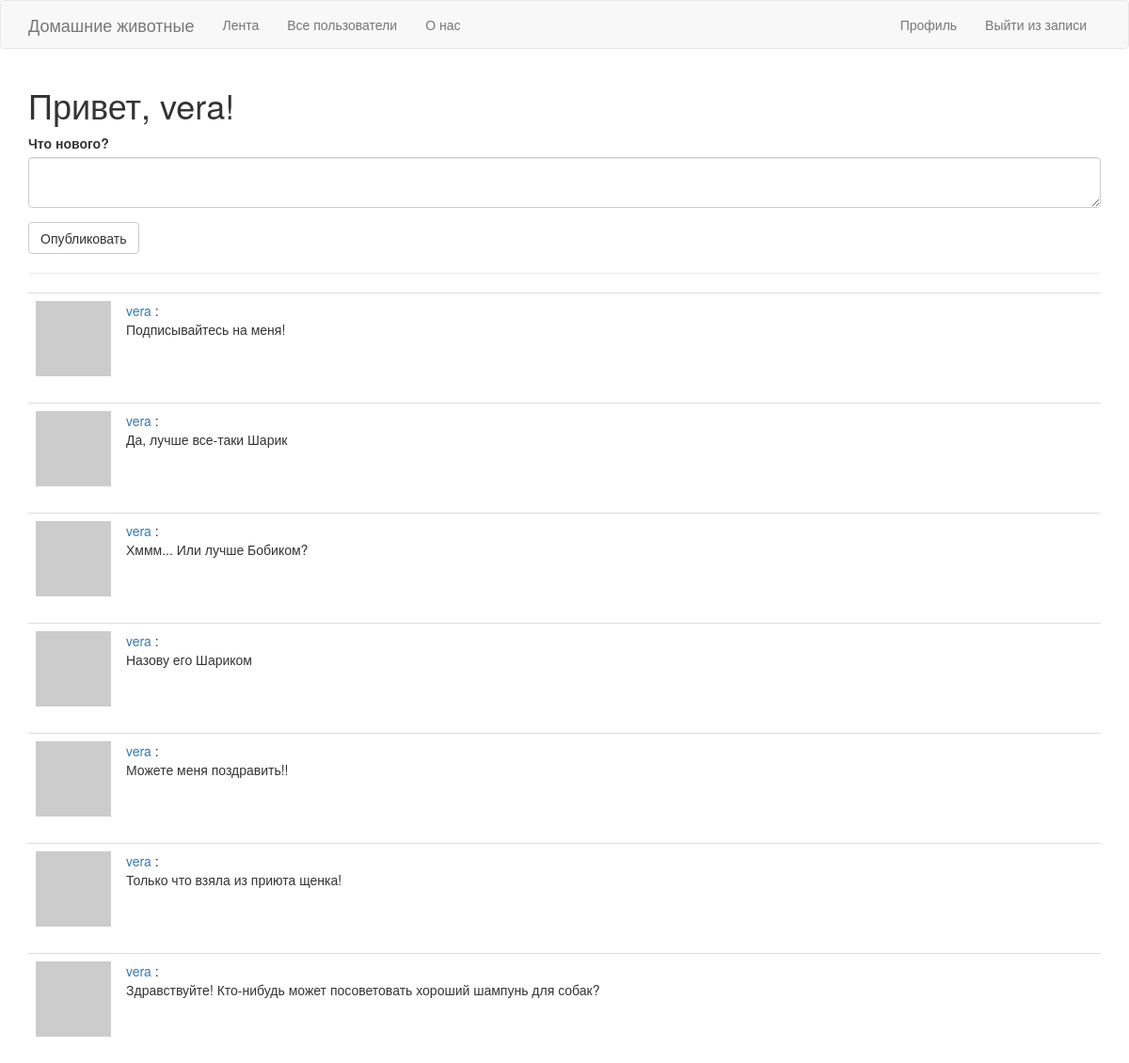
The page /index (signed in) on the database its author committed.
### app/models.py (models this page shows, shortened)
class User(UserMixin, db.Model):
    id = db.Column(db.Integer, primary_key=True)
    username = db.Column(db.String(64), index=True, unique=True)
    email = db.Column(db.String(120), index=True, unique=True)
    password_hash = db.Column(db.String(128))
    posts = db.relationship('Post', backref='author', lazy='dynamic')
    about_me = db.Column(db.String(140))
    last_seen = db.Column(db.DateTime, default=datetime.utcnow)
    followed = db.relationship(
        'User', secondary=followers,
        primaryjoin=(followers.c.follower_id == id),
        secondaryjoin=(followers.c.followed_id == id),
        backref=db.backref('followers', lazy='dynamic'), lazy='dynamic')
    def avatar(self, size):
        digest = md5(self.email.lower().encode('utf-8')).hexdigest()
        return 'https://www.gravatar.com/avatar/{}?d=identicon&s={}'.format(
            digest, size)
    def followed_posts(self):
        followed = Post.query.join(
            followers, (followers.c.followed_id == Post.user_id)).filter(
                followers.c.follower_id == self.id)
        own = Post.query.filter_by(user_id=self.id)
        return followed.union(own).order_by(Post.timestamp.desc())

class Post(db.Model):
    id = db.Column(db.Integer, primary_key=True)
    body = db.Column(db.String(140))
    timestamp = db.Column(db.DateTime, index=True, default=datetime.utcnow)
    user_id = db.Column(db.Integer, db.ForeignKey('user.id'))

### app/routes.py (the view)
@app.route('/', methods=['GET', 'POST'])
@app.route('/index', methods=['GET', 'POST'])
@login_required
def index():
    form = PostForm()
    if form.validate_on_submit():
        post = Post(body=form.post.data, author=current_user)
        db.session.add(post)
        db.session.commit()
        flash('Опубликовано!')
        return redirect(url_for('index'))
    page = request.args.get('page', 1, type=int)
    posts = current_user.followed_posts().paginate(
        page, app.config['POSTS_PER_PAGE'], False)
    next_url = url_for('index', page=posts.next_num) \
        if posts.has_next else None
    prev_url = url_for('index', page=posts.prev_num) \
        if posts.has_prev else None
    return render_template('index.html', title='Лента', posts=posts.items, form=form, next_url=next_url,prev_url=prev_url)

### app/forms.py
class PostForm(FlaskForm):
    post = TextAreaField('Что нового?', validators=[DataRequired(), Length(min=1, max=140)])
    submit = SubmitField('Опубликовать')

### app/models.py (called while the page is built)
@login.user_loader
def load_user(id):
    return User.query.get(int(id))

### app/templates/index.html
{% extends "base.html" %}
{% import 'bootstrap/wtf.html' as wtf %}
{% block app_content %}
    <div>
        <h1>Привет, {{ current_user.username }}!</h1>
        {% if form %}
            {{ wtf.quick_form(form) }}
        {% endif %}
    </div>
    <hr>
    {% for post in posts %}
    {% include '_post.html' %}
    {% endfor %}
{% endblock %}

### app/templates/base.html (shortened to what this page needs)
{% extends 'bootstrap/base.html' %}
{% block navbar %}
    <nav class="navbar navbar-default">
        <div class="container">
            <div class="navbar-header">
                <a class="navbar-brand" href="{{ url_for('index') }}">Домашние животные</a>
            </div>
            <div class="collapse navbar-collapse" id="bs-example-navbar-collapse-1">
                <ul class="nav navbar-nav">
                    <li><a href="{{ url_for('index') }}">Лента</a></li>
                    <li><a href="{{ url_for('explore') }}">Все пользователи</a></li>
                    <li><a href="{{ url_for('about') }}">О нас</a></li>
                </ul>
                <ul class="nav navbar-nav navbar-right">
                    {% if current_user.is_anonymous %}
                    <li><a href="{{ url_for('login') }}">Войти в запись</a></li>
                    {% else %}
                    <li><a href="{{ url_for('user', username=current_user.username) }}">Профиль</a></li>
                    <li><a href="{{ url_for('logout') }}">Выйти из записи</a></li>
                    {% endif %}
                </ul>
            </div>
        </div>
    </nav>
{% endblock %}
{% block content %}
    <div class="container">
        {% block app_content %}{% endblock %}
    </div>
{% endblock %}

### app/templates/_post.html
<table class="table table-hover">
        <tr>
            <td width="70px">
                <a href="{{ url_for('user', username=post.author.username) }}">
                    <img src="{{ post.author.avatar(70) }}" />
                </a>
            </td>
            <td>
                <a href="{{ url_for('user', username=post.author.username) }}">
                    {{ post.author.username }}
                </a>
                :
                <br>
                {{ post.body }}
            </td>
        </tr>
</table>

### rows shown on the page
User: username "vera"
Post: author.username "vera", body "Подписывайтесь на меня!"
Post: author.username "vera", body "Да, лучше все-таки Шарик"
Post: author.username "vera", body "Хммм... Или лучше Бобиком?"
Post: author.username "vera", body "Назову его Шариком"
Post: author.username "vera", body "Можете меня поздравить!!"
Post: author.username "vera", body "Только что взяла из приюта щенка!"
Post: author.username "vera", body "Здравствуйте! Кто-нибудь может посоветовать хороший шампунь для собак?"
